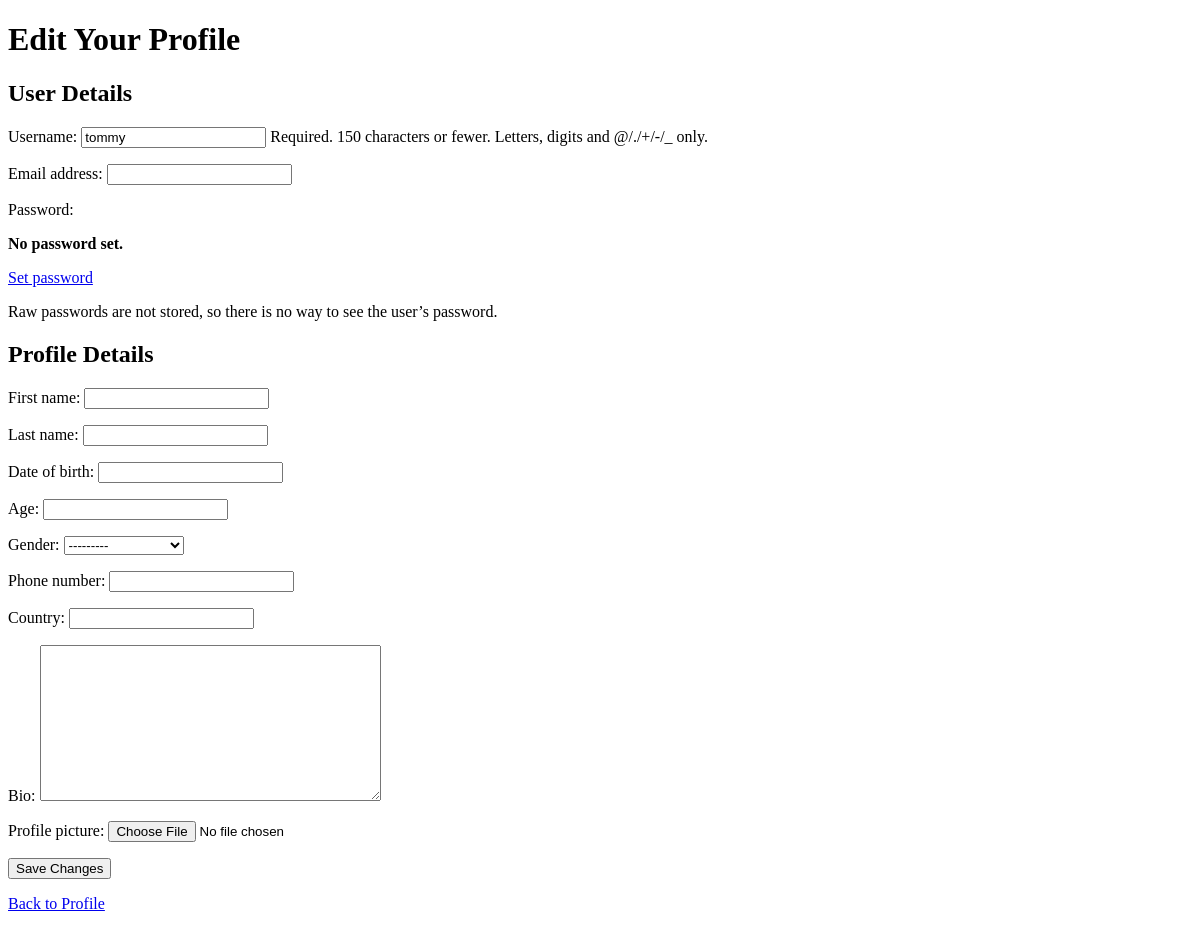
Before: /accounts/profile/edit/ (signed in) with the older database file.
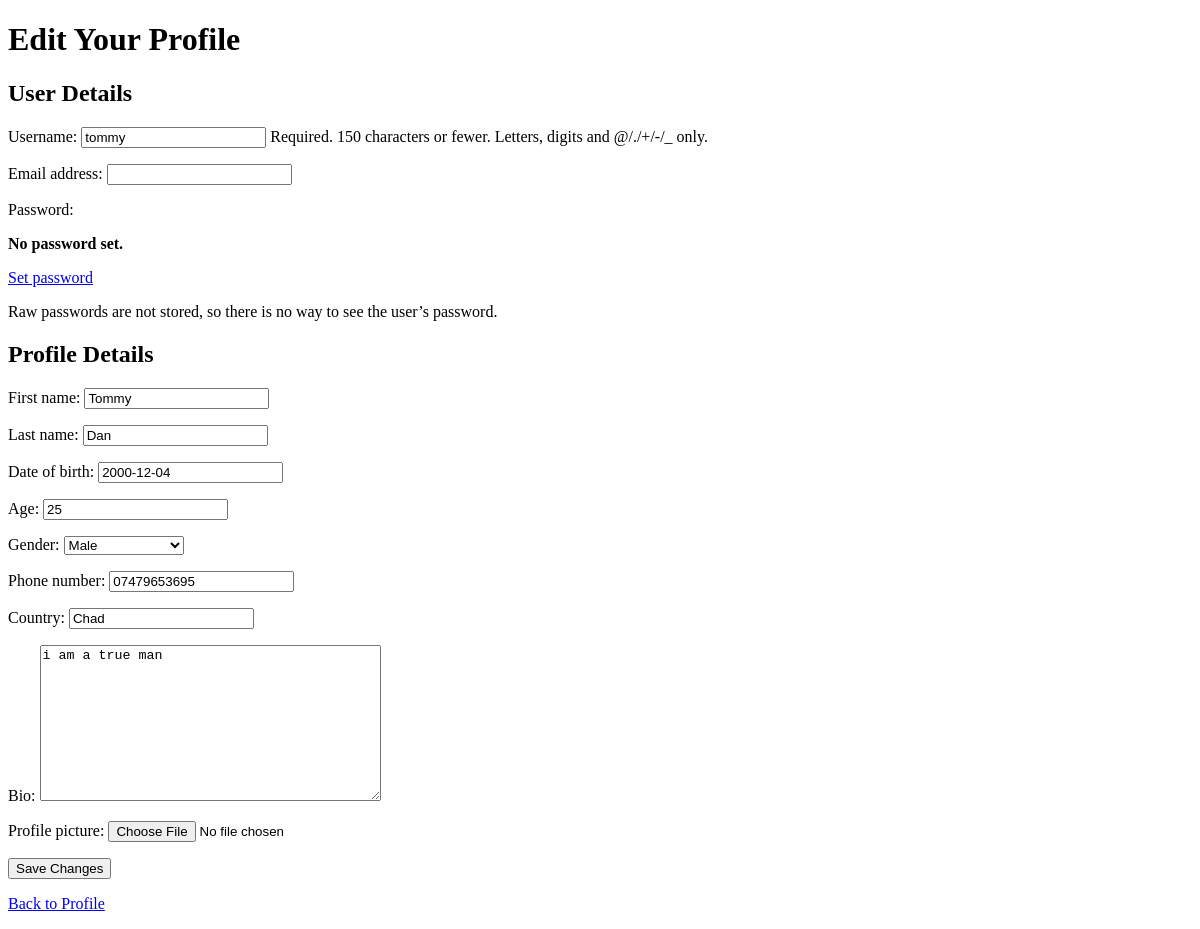
After: the same page with the newer database file.
### accounts/models.py (models this page shows, shortened)
class Profile(models.Model):
    GENDER_TYPE =[
        ('male', 'Male'),
        ('female', 'Female'),
        ('prefer_not_to_say', 'Prefer not to say'),
    ]
    user = models.OneToOneField(User, on_delete=models.CASCADE, related_name='profile')
    bio = models.TextField(blank=True)
    profile_picture = models.ImageField(upload_to='profile_pictures/', blank=True, null=True)
    first_name = models.CharField(max_length=100,blank=True, null=True)
    last_name = models.CharField(max_length=100, blank=True, null=True)
    date_of_birth = models.DateField(blank=True, null=True)
    age = models.IntegerField(blank=True, null=True)
    gender = models.CharField(max_length=20, blank=True, null=True, choices=GENDER_TYPE)
    phone_number = models.CharField(max_length=15, blank=True, null=True)
    country = models.CharField(max_length=100, blank=True, null=True)
    is_host = models.BooleanField(default=False)
    is_landlord = models.BooleanField(default=False)
    is_seller = models.BooleanField(default=False)

### accounts/views.py (the view)
# urls.py: path('profile/edit/', views.user_profile_edit, name='user_profile_edit'),
@login_required
def user_profile_edit(request):
    user = request.user
    profile, created = Profile.objects.get_or_create(user=user)
    if request.method == 'POST':
        user_form = CustomUserChangeForm(request.POST, instance=user)
        profile_form = ProfileForm(request.POST, request.FILES, instance=profile)
        if user_form.is_valid() and profile_form.is_valid():
            user_form.save()
            profile_form.save()
            return redirect('accounts:user_profile_view')
    else:
        user_form = CustomUserChangeForm(instance=user)
        profile_form = ProfileForm(instance=profile)
    context = {
        'user_form': user_form,
        'profile_form': profile_form,
    }
    return render(request, 'accounts/profile_edit.html', context)

### accounts/forms.py
class CustomUserChangeForm(UserChangeForm):
    class Meta:
        model = User
        fields = ('username', 'email')

class ProfileForm(forms.ModelForm):
    class Meta:
        model = Profile
        fields = [
            'first_name', 'last_name', 'date_of_birth', 'age', 'gender',
            'phone_number', 'country', 'bio', 'profile_picture'
        ]

### accounts/templates/accounts/profile_edit.html (shortened to what this page needs)
<!DOCTYPE html>
<html lang="en">
<head>
</head>
<body>
    <h1>Edit Your Profile</h1>
    <form method="post" enctype="multipart/form-data">
        <h2>User Details</h2>
        {{ user_form.as_p }}
        <h2>Profile Details</h2>
        {{ profile_form.as_p }}
        <button type="submit">Save Changes</button>
    </form>
    <p><a href="{% url 'accounts:user_profile_view' %}">Back to Profile</a></p>
</body>
</html>

Changed rows visible on the page:
changed Profile: first_name (not shown) → "Tommy"; last_name (not shown) → "Dan"; date_of_birth (not shown) → "2000-12-04"; age (not shown) → "25"; gender "---------" → "Male"; phone_number (not shown) → "07479653695"; country (not shown) → "Chad"; bio (not shown) → "i am a true man"
